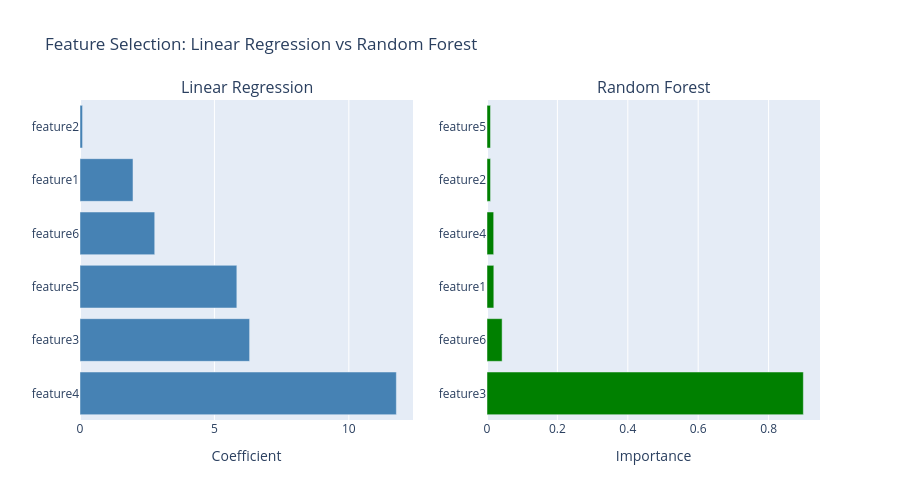

The notebook cell this image was saved under:
### Code cell
fig = make_subplots(
    rows=1, cols=2,
    subplot_titles=("Linear Regression", "Random Forest")
)

fig.add_trace(
    go.Bar(y=coefficients.head(10)['Feature'], x=coefficients.head(10)['Coefficient'], 
           orientation='h', marker_color='steelblue'),
    row=1, col=1
)

fig.add_trace(
    go.Bar(y=importance.head(10)['Feature'], x=importance.head(10)['Importance'], 
           orientation='h', marker_color='green'),
    row=1, col=2
)

fig.update_xaxes(title_text="Coefficient", row=1, col=1)
fig.update_xaxes(title_text="Importance", row=1, col=2)
fig.update_layout(height=500, title_text="Feature Selection: Linear Regression vs Random Forest", showlegend=False)
fig.show()

final_features = list(set([f for f in top_features_lr if f in top_features_rf]))
if not final_features:
    final_features = sorted(set(top_features_lr + top_features_rf))[:5]

print(f"\nSelected features: {sorted(final_features)}")

### Figure 1 — Plotly figure (JSON) as saved in the notebook; plotly's stock layout.template omitted (floating-point values rounded to 4 significant figures)
{"data": [{"marker": {"color": "steelblue"}, "orientation": "h", "type": "bar", "x": [11.77, 6.309, 5.834, 2.78, 1.971, 0.09495], "xaxis": "x", "y": ["feature4", "feature3", "feature5", "feature6", "feature1", "feature2"], "yaxis": "y"}, {"marker": {"color": "green"}, "orientation": "h", "type": "bar", "x": [0.8987, 0.04296, 0.01936, 0.01898, 0.01003, 0.00995], "xaxis": "x2", "y": ["feature3", "feature6", "feature1", "feature4", "feature2", "feature5"], "yaxis": "y2"}], "layout": {"annotations": [{"font": {"size": 16}, "showarrow": false, "text": "Linear Regression", "x": 0.225, "xanchor": "center", "xref": "paper", "y": 1, "yanchor": "bottom", "yref": "paper"}, {"font": {"size": 16}, "showarrow": false, "text": "Random Forest", "x": 0.775, "xanchor": "center", "xref": "paper", "y": 1, "yanchor": "bottom", "yref": "paper"}], "height": 500, "showlegend": false, "title": {"text": "Feature Selection: Linear Regression vs Random Forest"}, "xaxis": {"anchor": "y", "domain": [0, 0.45], "title": {"text": "Coefficient"}}, "xaxis2": {"anchor": "y2", "domain": [0.55, 1], "title": {"text": "Importance"}}, "yaxis": {"anchor": "x", "domain": [0, 1]}, "yaxis2": {"anchor": "x2", "domain": [0, 1]}}}
